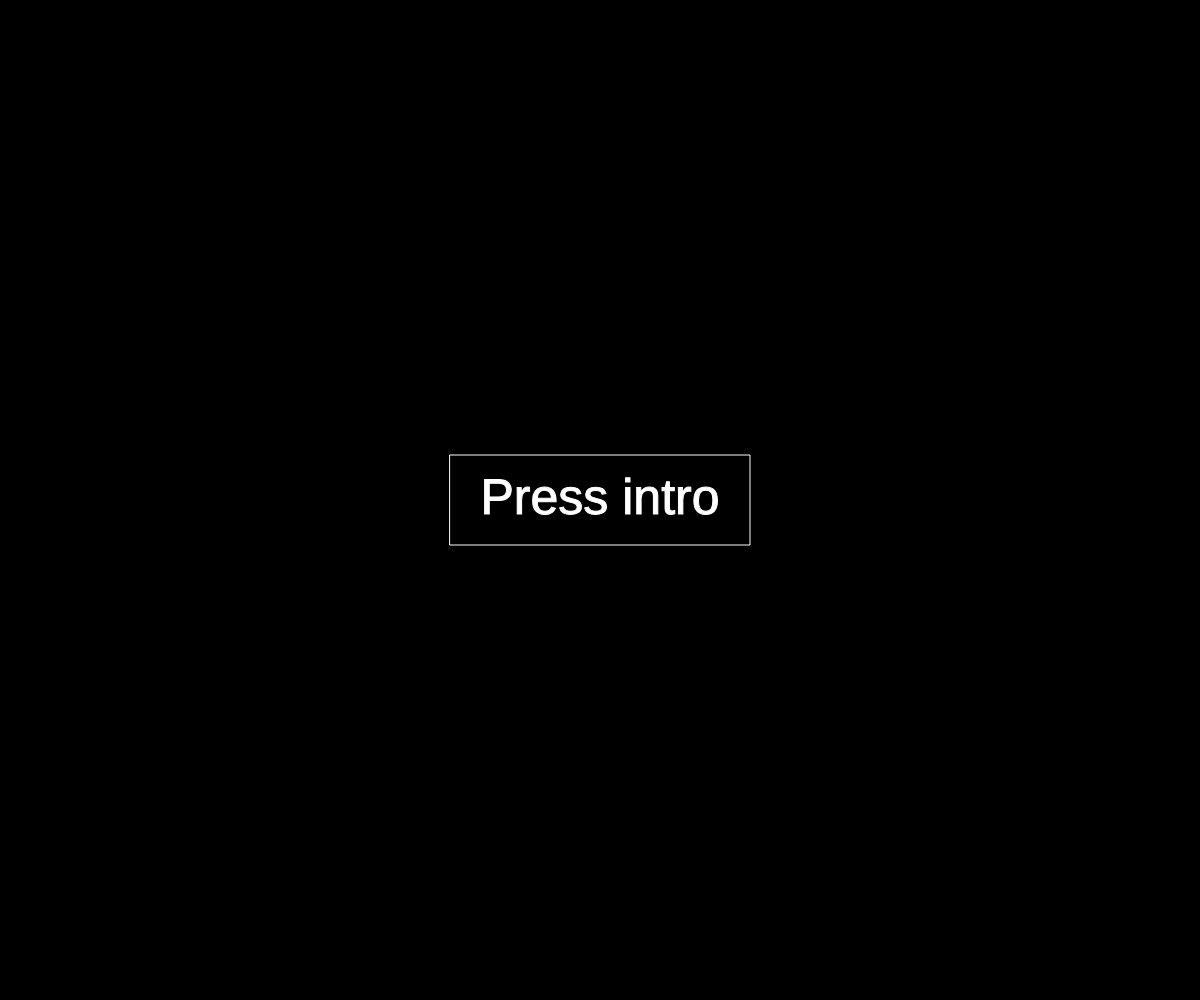
Frame 1 (no input)
Frame 60 (no input): identical to frame 1, image omitted
Frame 120 (the mouse pressed at the canvas centre since frame 60): identical to frame 1, image omitted

The p5.js sketch that drew this single still picture (run headless with seeded random() and noise() and a simulated clock; from frame 60 on, the mouse is pressed at the canvas centre):

// p5.js sketch
// ── sketch.js
var p1;
var p2;
var ball;
var speed = 10;
var enter = true;

function setup(){
	createCanvas(windowWidth, windowHeight);
	p1 = new Racket(0, height/2-50);
	p2 = new Racket(width-20, height/2-50);
	ball = new Ball(width/2, height/2, 20, speed, p1, p2);
}

function draw(){
	background("black");
	if(enter){
		push();
			fill("black");
			stroke("white");
			rectMode(CENTER);
			rect(width/2, height/2, 300, 90);
			textSize(50);
			textAlign(CENTER, CENTER);
			fill("white");
			text("Press intro", width/2, height/2);
		pop();
	}
	else{
		push();
			textSize(40);
			textAlign(CENTER, TOP);
			fill("white");
			stroke("white");
			text(`${p1.score}  ${p2.score}`, width/2, 0);
			line(width/2, 0, width/2, height);
		pop();
		p1.display();
		p2.display();
		ball.display();
		ball.hasCollision(p1.x, p1.y, p1.w, p1.h, p1.direction);
		ball.hasCollision(p2.x, p2.y, p2.w, p2.h, p2.direction);
		move();
	}
}

function keyPressed(){
	if(keyCode == ENTER){
		enter = false;
	}
}

function move(){
	if(keyIsDown(87))
		p1.move(-speed);
	else if(keyIsDown(83))
		p1.move(speed);

	if(keyIsDown(UP_ARROW))
		p2.move(-speed);
	else if(keyIsDown(DOWN_ARROW))
		p2.move(speed);
}
// ── Ball.js
class Ball{

  constructor(x, y, d, stepX, p1, p2){
    this.x = x;
    this.y = y;
    this.d = d;
    this.c = "white";
    this.stepX = stepX;
    this.stepY = 0;
    this.p1 = p1;
    this.p2 = p2;
  }

  display(){
    push();
    fill(this.c);
    ellipse(this.x, this.y, this.d);
    this.moveY();
    this.marginTop();
    this.reset();
    pop();
  }

  moveY(){
    this.x -= this.stepX;
    this.y += this.stepY;
  }

  hasCollision(x, y, w, h, direction){
    if(x < this.x+this.d/2 && x+w >= this.x-this.d/2 && y < this.y && y+h >= this.y)
    {
      this.stepX *= -1;
      this.stepY = (direction?Math.abs(this.stepX):Math.abs(this.stepX)*-1);
    }
  }

  marginTop(){
    if(this.y - this.d/2 <= 0)
      this.stepY = Math.abs(this.stepX);
    else if(this.y + this.d/2 >= height)
      this.stepY = Math.abs(this.stepX)*-1;
  }

  reset(){
    if(this.x - this.d/2 <= 0 || this.x + this.d/2 >= width)
    {	
    	if(this.x - this.d/2 <= 0)
    		p2.score+=1;
    	else
    		p1.score+=1;
    	this.x = width/2;
    	this.y = height/2;
    	this.stepY = 0;
    	this.p1.x = 0;
    	this.p1.y = height/2-50;
    	this.p2.x = width-20;
    	this.p2.y = height/2-50;
    }
  }
}
// ── Racket.js
class Racket{

  constructor(x, y){
    this.w = 20;
    this.h = 150;
    this.x = x;
    this.y = y;
    this.score = 0;
    this.direction = true;
  }

  display(){
    push();
    fill("white");
    rect(this.x, this.y, this.w, this.h);
    pop();
  }

  move(y){
    if(y < 0 && this.y > 0)
    {
      this.y += y;
      this.changeDirection(y>0?true:false);
    }
    if(y > 0 && this.y+this.h < height)
    {
      this.y += y;
      this.changeDirection(y>0?true:false);
    }
    
  }

  changeDirection(direction){
    this.direction = direction;
  }
}
